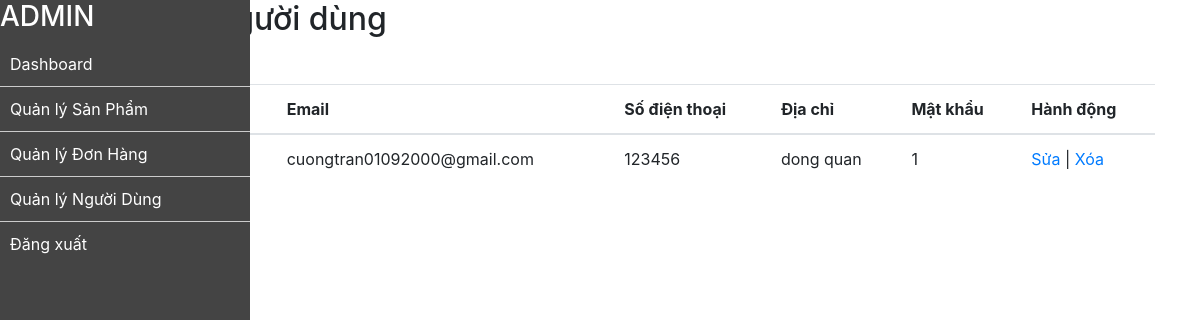
Page /admin/admin_users.php (signed in) on the committed database.
### tables this page shows
CREATE TABLE `users` (
  `id` int(11) NOT NULL,
  `username` varchar(255) NOT NULL,
  `email` varchar(255) NOT NULL,
  `phone` varchar(20) NOT NULL,
  `address` varchar(255) NOT NULL,
  `password` varchar(255) NOT NULL
);

### admin/admin_users.php (the view, shortened to what this page needs)
<?php
include('menu.php');
$conn = mysqli_connect("localhost", "root", "", "project3");
$sql = "SELECT * FROM users";
$result = mysqli_query($conn, $sql);
?>
<!DOCTYPE html>
<html>
<head>
    <link rel="stylesheet" href="https://maxcdn.bootstrapcdn.com/bootstrap/4.5.2/css/bootstrap.min.css">
</head>
<body>
    <div class="container">
        <h2>Danh sách người dùng</h2>
        <a href="create_user.php" class="btn btn-primary">Thêm người dùng</a>
        <table class="table">
            <thead>
                <tr>
                    <th>ID</th>
                    <th>Tên người dùng</th>
                    <th>Email</th>
                    <th>Số điện thoại</th>
                    <th>Địa chỉ</th>
                    <th>Mật khẩu</th>
                    <th>Hành động</th>
                </tr>
            </thead>
            <tbody>
                <?php
                while ($row = mysqli_fetch_assoc($result)) {
                    echo "<tr>";
                    echo "<td>" . $row['id'] . "</td>";
                    echo "<td>" . $row['username'] . "</td>";
                    echo "<td>" . $row['email'] . "</td>";
                    echo "<td>" . $row['phone'] . "</td>";
                    echo "<td>" . $row['address'] . "</td>";
                    echo "<td>" . $row['password'] . "</td>";
                    echo "<td>";
                    echo "<a href='edit_user.php?id=" . $row['id'] . "'>Sửa</a> | ";
                    echo "<a href='?delete_user=" . $row['id'] . "' onclick='return confirm(\"Bạn có chắc chắn muốn xóa người dùng này?\")'>Xóa</a>";
                    echo "</td>";
                    echo "</tr>";
                }
                ?>
            </tbody>
        </table>
</body>
</html>

### rows in the picture
users: email "cuongtran01092000@gmail.com", phone "123456", address "dong quan", password "1"

### other values in the picture
$_SESSION['admin_username'] "ADMIN"
